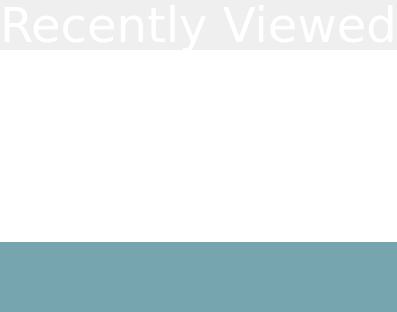
         <widget class="QWidget" name="recently_viewed_page">
          <property name="styleSheet">
           <string notr="true">QLabel{
	color: #fff;
}</string>
          </property>
          <layout class="QVBoxLayout" name="verticalLayout">
           <property name="spacing">
            <number>0</number>
           </property>
           <property name="leftMargin">
            <number>0</number>
           </property>
           <property name="topMargin">
            <number>0</number>
           </property>
           <property name="rightMargin">
            <number>0</number>
           </property>
           <property name="bottomMargin">
            <number>0</number>
           </property>
           <item alignment="Qt::AlignHCenter">
            <widget class="QLabel" name="recently_viewed_label">
             <property name="maximumSize">
              <size>
               <width>16777215</width>
               <height>50</height>
              </size>
             </property>
             <property name="font">
              <font>
               <family>Verdana</family>
               <pointsize>36</pointsize>
              </font>
             </property>
             <property name="text">
              <string>Recently Viewed</string>
             </property>
            </widget>
           </item>
           <item>
            <widget class="QListWidget" name="recently_list">
             <property name="font">
              <font>
               <family>Verdana</family>
               <pointsize>10</pointsize>
               <weight>50</weight>
               <italic>false</italic>
               <bold>false</bold>
               <stylestrategy>PreferDefault</stylestrategy>
              </font>
             </property>
             <property name="frameShape">
              <enum>QFrame::NoFrame</enum>
             </property>
            </widget>
           </item>
           <item>
            <widget class="QFrame" name="tool_box_empty">
             <property name="minimumSize">
              <size>
               <width>0</width>
               <height>70</height>
              </size>
             </property>
             <property name="maximumSize">
              <size>
               <width>16777215</width>
               <height>70</height>
              </size>
             </property>
             <property name="styleSheet">
              <string notr="true">QFrame{
	
	background-color: rgb(118, 165, 175);
}
</string>
             </property>
             <property name="frameShape">
              <enum>QFrame::NoFrame</enum>
             </property>
             <property name="frameShadow">
              <enum>QFrame::Raised</enum>
             </property>
            </widget>
           </item>
          </layout>
         </widget>
